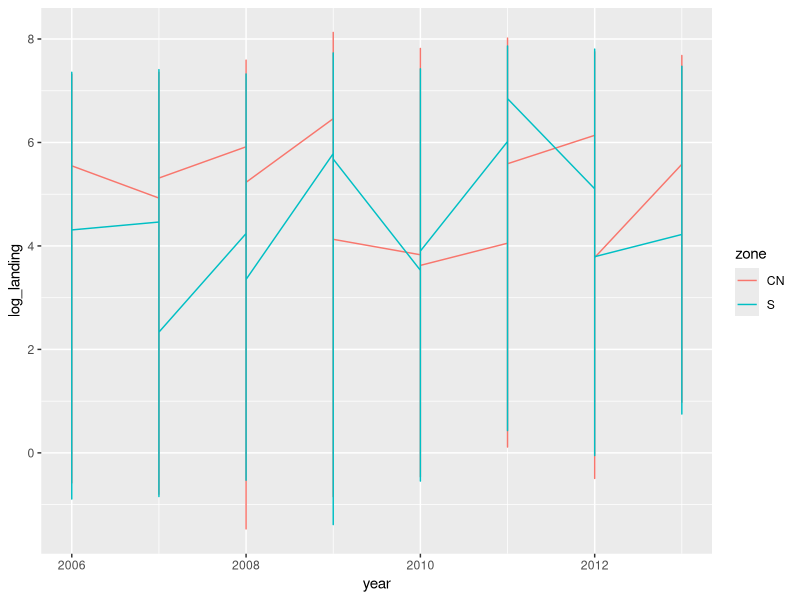

This chart was generated by the following R code:
## ---- chunk 1
library(tidyverse)
library(knitr)
library(here)
library(kableExtra)
## ---- chunk 2
# Load the data using here package
anchovy_data <- read_csv(here("data", "df_peru.csv"))
## ---- chunk 3
#Create a new variable called log_landing by taking the log of the landings variable
log_anchovy_data <- anchovy_data %>%
  mutate(log_landing = log(landing))

#Create a dummy variable called 'post' to indicate when the treatment started (year 2009)
log_anchovy_data <- log_anchovy_data %>%
  mutate(post = ifelse(year >= 2009, 1, 0))

#Create a dummy variable called 'north' to identify the group (zone) exposed to the treatment (CN)
log_anchovy_data <- log_anchovy_data %>% 
  mutate(north = ifelse(zone=="CN", 1, 0))

#Create the interaction between the time the treatment started and the treatment group
log_anchovy_data <- log_anchovy_data %>% 
  mutate(did = post*north) #where its after 2009 and its the north zone

#Run a linear regression using the functional form proposed above
lm_anchovy <- lm(log_landing ~ north + post + did, data = log_anchovy_data) 
# summary(lm_anchovy)
## ---- chunk 4
kable(summary(lm_anchovy)$coefficients, digits = 3, 
      col.names = c("Coefficient", "Std. Error", "T-value", "Pr(>|t|)"),
      caption = "Linear Model Coefficients for Anchovy Landings")
## ---- chunk 5
ggplot(log_anchovy_data, aes(x = year, y = log_landing, color = zone)) +
  geom_line() 
## ---- chunk 6
#take the mean of log_landing before and after the policy for each zone
mean_anchovy_data <- log_anchovy_data %>%
  group_by(zone, post) %>%
  summarize(mean_log_landing = mean(log_landing))

#summarize in a kable table
kable(mean_anchovy_data, digits = 3, 
      col.names = c("Zone", "Post", "Mean Log Landing"), 
      caption = "Mean Log Landing Before and After the Policy for Each Zone")
